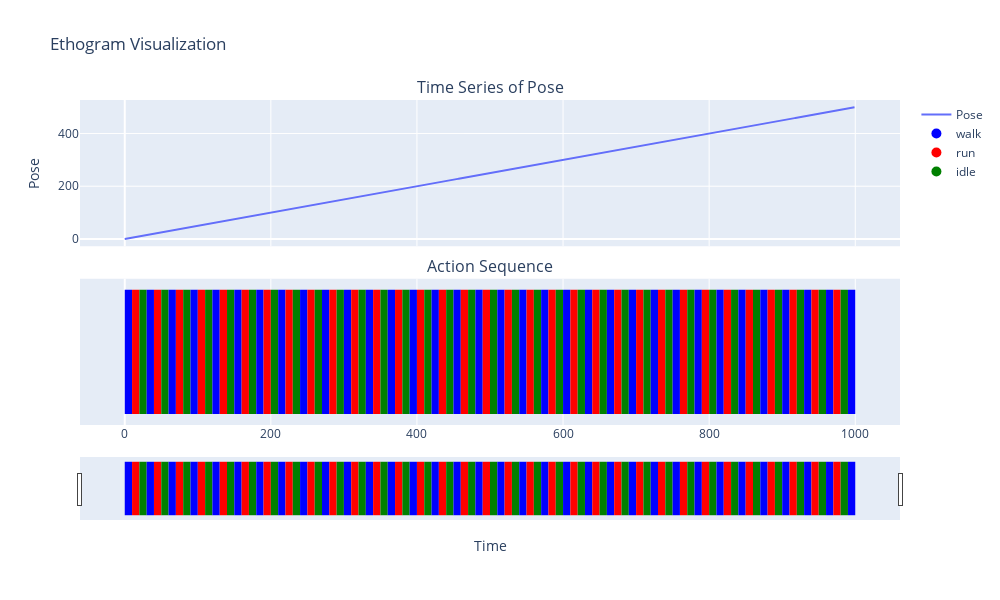

Source (notebook cell):
### Code cell
import plotly.graph_objects as go
from plotly.subplots import make_subplots

# Sample data
time = list(range(1000))
pose = [i * 0.5 for i in time]  # Example time series data for pose

# Action data
actions = ['walk', 'run', 'idle'] * (len(time) // 3 + 1)
action_times = [(i * 10, (i + 1) * 10) for i in range(len(time) // 10)]
action_colors = {
    'walk': 'blue',
    'run': 'red',
    'idle': 'green'
}

# Create subplots
fig = make_subplots(rows=2, cols=1, shared_xaxes=True, vertical_spacing=0.1,
                    subplot_titles=("Time Series of Pose", "Action Sequence"))

# Add time series to the top subplot
fig.add_trace(go.Scatter(x=time, y=pose, mode='lines', name='Pose'), row=1, col=1)

# Add dummy traces for legend
for action in action_colors.keys():
    fig.add_trace(go.Scatter(
        x=[None], y=[None], mode='markers',
        marker=dict(size=10, color=action_colors[action]),
        name=action
    ), row=2, col=1)

# Add action rectangles to the bottom subplot
for action, (start, end) in zip(actions, action_times):
    fig.add_trace(go.Scatter(
        x=[start, end, end, start, start],
        y=[0, 0, 1, 1, 0],
        fill="toself",
        fillcolor=action_colors[action],
        line=dict(color="rgba(0,0,0,0)"),
        showlegend=False,
        hoverinfo='none'
    ), row=2, col=1)

# Update layout for better visualization
fig.update_layout(height=600, width=1000, title_text="Ethogram Visualization",
                  xaxis2=dict(rangeslider=dict(visible=True),
                              type="linear"))

fig.update_yaxes(visible=False, row=2, col=1)  # Hide y-axis for the action subplot
fig.update_xaxes(title_text="Time", row=2, col=1)
fig.update_yaxes(title_text="Pose", row=1, col=1)

fig.show()

### Figure 1 — Plotly figure (JSON) as saved in the notebook; plotly's stock layout.template omitted (floating-point values rounded to 4 significant figures; data arrays with more than 128 entries replaced by an {"elided": "..."} marker saying what was removed)
{"data": [{"mode": "lines", "name": "Pose", "type": "scatter", "x": {"elided": "1000 int values"}, "xaxis": "x", "y": {"elided": "1000 float values"}, "yaxis": "y"}, {"marker": {"color": "blue", "size": 10}, "mode": "markers", "name": "walk", "type": "scatter", "x": [null], "xaxis": "x2", "y": [null], "yaxis": "y2"}, {"marker": {"color": "red", "size": 10}, "mode": "markers", "name": "run", "type": "scatter", "x": [null], "xaxis": "x2", "y": [null], "yaxis": "y2"}, {"marker": {"color": "green", "size": 10}, "mode": "markers", "name": "idle", "type": "scatter", "x": [null], "xaxis": "x2", "y": [null], "yaxis": "y2"}, {"fill": "toself", "fillcolor": "blue", "hoverinfo": "none", "line": {"color": "rgba(0,0,0,0)"}, "showlegend": false, "type": "scatter", "x": [0, 10, 10, 0, 0], "xaxis": "x2", "y": [0, 0, 1, 1, 0], "yaxis": "y2"}, {"fill": "toself", "fillcolor": "red", "hoverinfo": "none", "line": {"color": "rgba(0,0,0,0)"}, "showlegend": false, "type": "scatter", "x": [10, 20, 20, 10, 10], "xaxis": "x2", "y": [0, 0, 1, 1, 0], "yaxis": "y2"}, {"fill": "toself", "fillcolor": "green", "hoverinfo": "none", "line": {"color": "rgba(0,0,0,0)"}, "showlegend": false, "type": "scatter", "x": [20, 30, 30, 20, 20], "xaxis": "x2", "y": [0, 0, 1, 1, 0], "yaxis": "y2"}, {"fill": "toself", "fillcolor": "blue", "hoverinfo": "none", "line": {"color": "rgba(0,0,0,0)"}, "showlegend": false, "type": "scatter", "x": [30, 40, 40, 30, 30], "xaxis": "x2", "y": [0, 0, 1, 1, 0], "yaxis": "y2"}, {"fill": "toself", "fillcolor": "red", "hoverinfo": "none", "line": {"color": "rgba(0,0,0,0)"}, "showlegend": false, "type": "scatter", "x": [40, 50, 50, 40, 40], "xaxis": "x2", "y": [0, 0, 1, 1, 0], "yaxis": "y2"}, {"fill": "toself", "fillcolor": "green", "hoverinfo": "none", "line": {"color": "rgba(0,0,0,0)"}, "showlegend": false, "type": "scatter", "x": [50, 60, 60, 50, 50], "xaxis": "x2", "y": [0, 0, 1, 1, 0], "yaxis": "y2"}, {"fill": "toself", "fillcolor": "blue", "hoverinfo": "none", "line": {"color": "rgba(0,0,0,0)"}, "showlegend": false, "type": "scatter", "x": [60, 70, 70, 60, 60], "xaxis": "x2", "y": [0, 0, 1, 1, 0], "yaxis": "y2"}, {"fill": "toself", "fillcolor": "red", "hoverinfo": "none", "line": {"color": "rgba(0,0,0,0)"}, "showlegend": false, "type": "scatter", "x": [70, 80, 80, 70, 70], "xaxis": "x2", "y": [0, 0, 1, 1, 0], "yaxis": "y2"}, {"fill": "toself", "fillcolor": "green", "hoverinfo": "none", "line": {"color": "rgba(0,0,0,0)"}, "showlegend": false, "type": "scatter", "x": [80, 90, 90, 80, 80], "xaxis": "x2", "y": [0, 0, 1, 1, 0], "yaxis": "y2"}, {"fill": "toself", "fillcolor": "blue", "hoverinfo": "none", "line": {"color": "rgba(0,0,0,0)"}, "showlegend": false, "type": "scatter", "x": [90, 100, 100, 90, 90], "xaxis": "x2", "y": [0, 0, 1, 1, 0], "yaxis": "y2"}, {"fill": "toself", "fillcolor": "red", "hoverinfo": "none", "line": {"color": "rgba(0,0,0,0)"}, "showlegend": false, "type": "scatter", "x": [100, 110, 110, 100, 100], "xaxis": "x2", "y": [0, 0, 1, 1, 0], "yaxis": "y2"}, {"fill": "toself", "fillcolor": "green", "hoverinfo": "none", "line": {"color": "rgba(0,0,0,0)"}, "showlegend": false, "type": "scatter", "x": [110, 120, 120, 110, 110], "xaxis": "x2", "y": [0, 0, 1, 1, 0], "yaxis": "y2"}, {"fill": "toself", "fillcolor": "blue", "hoverinfo": "none", "line": {"color": "rgba(0,0,0,0)"}, "showlegend": false, "type": "scatter", "x": [120, 130, 130, 120, 120], "xaxis": "x2", "y": [0, 0, 1, 1, 0], "yaxis": "y2"}, {"fill": "toself", "fillcolor": "red", "hoverinfo": "none", "line": {"color": "rgba(0,0,0,0)"}, "showlegend": false, "type": "scatter", "x": [130, 140, 140, 130, 130], "xaxis": "x2", "y": [0, 0, 1, 1, 0], "yaxis": "y2"}, {"fill": "toself", "fillcolor": "green", "hoverinfo": "none", "line": {"color": "rgba(0,0,0,0)"}, "showlegend": false, "type": "scatter", "x": [140, 150, 150, 140, 140], "xaxis": "x2", "y": [0, 0, 1, 1, 0], "yaxis": "y2"}, {"fill": "toself", "fillcolor": "blue", "hoverinfo": "none", "line": {"color": "rgba(0,0,0,0)"}, "showlegend": false, "type": "scatter", "x": [150, 160, 160, 150, 150], "xaxis": "x2", "y": [0, 0, 1, 1, 0], "yaxis": "y2"}, {"fill": "toself", "fillcolor": "red", "hoverinfo": "none", "line": {"color": "rgba(0,0,0,0)"}, "showlegend": false, "type": "scatter", "x": [160, 170, 170, 160, 160], "xaxis": "x2", "y": [0, 0, 1, 1, 0], "yaxis": "y2"}, {"fill": "toself", "fillcolor": "green", "hoverinfo": "none", "line": {"color": "rgba(0,0,0,0)"}, "showlegend": false, "type": "scatter", "x": [170, 180, 180, 170, 170], "xaxis": "x2", "y": [0, 0, 1, 1, 0], "yaxis": "y2"}, {"fill": "toself", "fillcolor": "blue", "hoverinfo": "none", "line": {"color": "rgba(0,0,0,0)"}, "showlegend": false, "type": "scatter", "x": [180, 190, 190, 180, 180], "xaxis": "x2", "y": [0, 0, 1, 1, 0], "yaxis": "y2"}, {"fill": "toself", "fillcolor": "red", "hoverinfo": "none", "line": {"color": "rgba(0,0,0,0)"}, "showlegend": false, "type": "scatter", "x": [190, 200, 200, 190, 190], "xaxis": "x2", "y": [0, 0, 1, 1, 0], "yaxis": "y2"}, {"fill": "toself", "fillcolor": "green", "hoverinfo": "none", "line": {"color": "rgba(0,0,0,0)"}, "showlegend": false, "type": "scatter", "x": [200, 210, 210, 200, 200], "xaxis": "x2", "y": [0, 0, 1, 1, 0], "yaxis": "y2"}, {"fill": "toself", "fillcolor": "blue", "hoverinfo": "none", "line": {"color": "rgba(0,0,0,0)"}, "showlegend": false, "type": "scatter", "x": [210, 220, 220, 210, 210], "xaxis": "x2", "y": [0, 0, 1, 1, 0], "yaxis": "y2"}, {"fill": "toself", "fillcolor": "red", "hoverinfo": "none", "line": {"color": "rgba(0,0,0,0)"}, "showlegend": false, "type": "scatter", "x": [220, 230, 230, 220, 220], "xaxis": "x2", "y": [0, 0, 1, 1, 0], "yaxis": "y2"}, {"fill": "toself", "fillcolor": "green", "hoverinfo": "none", "line": {"color": "rgba(0,0,0,0)"}, "showlegend": false, "type": "scatter", "x": [230, 240, 240, 230, 230], "xaxis": "x2", "y": [0, 0, 1, 1, 0], "yaxis": "y2"}, {"fill": "toself", "fillcolor": "blue", "hoverinfo": "none", "line": {"color": "rgba(0,0,0,0)"}, "showlegend": false, "type": "scatter", "x": [240, 250, 250, 240, 240], "xaxis": "x2", "y": [0, 0, 1, 1, 0], "yaxis": "y2"}, {"fill": "toself", "fillcolor": "red", "hoverinfo": "none", "line": {"color": "rgba(0,0,0,0)"}, "showlegend": false, "type": "scatter", "x": [250, 260, 260, 250, 250], "xaxis": "x2", "y": [0, 0, 1, 1, 0], "yaxis": "y2"}, {"fill": "toself", "fillcolor": "green", "hoverinfo": "none", "line": {"color": "rgba(0,0,0,0)"}, "showlegend": false, "type": "scatter", "x": [260, 270, 270, 260, 260], "xaxis": "x2", "y": [0, 0, 1, 1, 0], "yaxis": "y2"}, {"fill": "toself", "fillcolor": "blue", "hoverinfo": "none", "line": {"color": "rgba(0,0,0,0)"}, "showlegend": false, "type": "scatter", "x": [270, 280, 280, 270, 270], "xaxis": "x2", "y": [0, 0, 1, 1, 0], "yaxis": "y2"}, {"fill": "toself", "fillcolor": "red", "hoverinfo": "none", "line": {"color": "rgba(0,0,0,0)"}, "showlegend": false, "type": "scatter", "x": [280, 290, 290, 280, 280], "xaxis": "x2", "y": [0, 0, 1, 1, 0], "yaxis": "y2"}, {"fill": "toself", "fillcolor": "green", "hoverinfo": "none", "line": {"color": "rgba(0,0,0,0)"}, "showlegend": false, "type": "scatter", "x": [290, 300, 300, 290, 290], "xaxis": "x2", "y": [0, 0, 1, 1, 0], "yaxis": "y2"}, {"fill": "toself", "fillcolor": "blue", "hoverinfo": "none", "line": {"color": "rgba(0,0,0,0)"}, "showlegend": false, "type": "scatter", "x": [300, 310, 310, 300, 300], "xaxis": "x2", "y": [0, 0, 1, 1, 0], "yaxis": "y2"}, {"fill": "toself", "fillcolor": "red", "hoverinfo": "none", "line": {"color": "rgba(0,0,0,0)"}, "showlegend": false, "type": "scatter", "x": [310, 320, 320, 310, 310], "xaxis": "x2", "y": [0, 0, 1, 1, 0], "yaxis": "y2"}, {"fill": "toself", "fillcolor": "green", "hoverinfo": "none", "line": {"color": "rgba(0,0,0,0)"}, "showlegend": false, "type": "scatter", "x": [320, 330, 330, 320, 320], "xaxis": "x2", "y": [0, 0, 1, 1, 0], "yaxis": "y2"}, {"fill": "toself", "fillcolor": "blue", "hoverinfo": "none", "line": {"color": "rgba(0,0,0,0)"}, "showlegend": false, "type": "scatter", "x": [330, 340, 340, 330, 330], "xaxis": "x2", "y": [0, 0, 1, 1, 0], "yaxis": "y2"}, {"fill": "toself", "fillcolor": "red", "hoverinfo": "none", "line": {"color": "rgba(0,0,0,0)"}, "showlegend": false, "type": "scatter", "x": [340, 350, 350, 340, 340], "xaxis": "x2", "y": [0, 0, 1, 1, 0], "yaxis": "y2"}, {"fill": "toself", "fillcolor": "green", "hoverinfo": "none", "line": {"color": "rgba(0,0,0,0)"}, "showlegend": false, "type": "scatter", "x": [350, 360, 360, 350, 350], "xaxis": "x2", "y": [0, 0, 1, 1, 0], "yaxis": "y2"}, {"fill": "toself", "fillcolor": "blue", "hoverinfo": "none", "line": {"color": "rgba(0,0,0,0)"}, "showlegend": false, "type": "scatter", "x": [360, 370, 370, 360, 360], "xaxis": "x2", "y": [0, 0, 1, 1, 0], "yaxis": "y2"}, {"fill": "toself", "fillcolor": "red", "hoverinfo": "none", "line": {"color": "rgba(0,0,0,0)"}, "showlegend": false, "type": "scatter", "x": [370, 380, 380, 370, 370], "xaxis": "x2", "y": [0, 0, 1, 1, 0], "yaxis": "y2"}, {"fill": "toself", "fillcolor": "green", "hoverinfo": "none", "line": {"color": "rgba(0,0,0,0)"}, "showlegend": false, "type": "scatter", "x": [380, 390, 390, 380, 380], "xaxis": "x2", "y": [0, 0, 1, 1, 0], "yaxis": "y2"}, {"fill": "toself", "fillcolor": "blue", "hoverinfo": "none", "line": {"color": "rgba(0,0,0,0)"}, "showlegend": false, "type": "scatter", "x": [390, 400, 400, 390, 390], "xaxis": "x2", "y": [0, 0, 1, 1, 0], "yaxis": "y2"}, {"fill": "toself", "fillcolor": "red", "hoverinfo": "none", "line": {"color": "rgba(0,0,0,0)"}, "showlegend": false, "type": "scatter", "x": [400, 410, 410, 400, 400], "xaxis": "x2", "y": [0, 0, 1, 1, 0], "yaxis": "y2"}, {"fill": "toself", "fillcolor": "green", "hoverinfo": "none", "line": {"color": "rgba(0,0,0,0)"}, "showlegend": false, "type": "scatter", "x": [410, 420, 420, 410, 410], "xaxis": "x2", "y": [0, 0, 1, 1, 0], "yaxis": "y2"}, {"fill": "toself", "fillcolor": "blue", "hoverinfo": "none", "line": {"color": "rgba(0,0,0,0)"}, "showlegend": false, "type": "scatter", "x": [420, 430, 430, 420, 420], "xaxis": "x2", "y": [0, 0, 1, 1, 0], "yaxis": "y2"}, {"fill": "toself", "fillcolor": "red", "hoverinfo": "none", "line": {"color": "rgba(0,0,0,0)"}, "showlegend": false, "type": "scatter", "x": [430, 440, 440, 430, 430], "xaxis": "x2", "y": [0, 0, 1, 1, 0], "yaxis": "y2"}, {"fill": "toself", "fillcolor": "green", "hoverinfo": "none", "line": {"color": "rgba(0,0,0,0)"}, "showlegend": false, "type": "scatter", "x": [440, 450, 450, 440, 440], "xaxis": "x2", "y": [0, 0, 1, 1, 0], "yaxis": "y2"}, {"fill": "toself", "fillcolor": "blue", "hoverinfo": "none", "line": {"color": "rgba(0,0,0,0)"}, "showlegend": false, "type": "scatter", "x": [450, 460, 460, 450, 450], "xaxis": "x2", "y": [0, 0, 1, 1, 0], "yaxis": "y2"}, {"fill": "toself", "fillcolor": "red", "hoverinfo": "none", "line": {"color": "rgba(0,0,0,0)"}, "showlegend": false, "type": "scatter", "x": [460, 470, 470, 460, 460], "xaxis": "x2", "y": [0, 0, 1, 1, 0], "yaxis": "y2"}, {"fill": "toself", "fillcolor": "green", "hoverinfo": "none", "line": {"color": "rgba(0,0,0,0)"}, "showlegend": false, "type": "scatter", "x": [470, 480, 480, 470, 470], "xaxis": "x2", "y": [0, 0, 1, 1, 0], "yaxis": "y2"}, {"fill": "toself", "fillcolor": "blue", "hoverinfo": "none", "line": {"color": "rgba(0,0,0,0)"}, "showlegend": false, "type": "scatter", "x": [480, 490, 490, 480, 480], "xaxis": "x2", "y": [0, 0, 1, 1, 0], "yaxis": "y2"}, {"fill": "toself", "fillcolor": "red", "hoverinfo": "none", "line": {"color": "rgba(0,0,0,0)"}, "showlegend": false, "type": "scatter", "x": [490, 500, 500, 490, 490], "xaxis": "x2", "y": [0, 0, 1, 1, 0], "yaxis": "y2"}, {"fill": "toself", "fillcolor": "green", "hoverinfo": "none", "line": {"color": "rgba(0,0,0,0)"}, "showlegend": false, "type": "scatter", "x": [500, 510, 510, 500, 500], "xaxis": "x2", "y": [0, 0, 1, 1, 0], "yaxis": "y2"}, {"fill": "toself", "fillcolor": "blue", "hoverinfo": "none", "line": {"color": "rgba(0,0,0,0)"}, "showlegend": false, "type": "scatter", "x": [510, 520, 520, 510, 510], "xaxis": "x2", "y": [0, 0, 1, 1, 0], "yaxis": "y2"}, {"fill": "toself", "fillcolor": "red", "hoverinfo": "none", "line": {"color": "rgba(0,0,0,0)"}, "showlegend": false, "type": "scatter", "x": [520, 530, 530, 520, 520], "xaxis": "x2", "y": [0, 0, 1, 1, 0], "yaxis": "y2"}, {"fill": "toself", "fillcolor": "green", "hoverinfo": "none", "line": {"color": "rgba(0,0,0,0)"}, "showlegend": false, "type": "scatter", "x": [530, 540, 540, 530, 530], "xaxis": "x2", "y": [0, 0, 1, 1, 0], "yaxis": "y2"}, {"fill": "toself", "fillcolor": "blue", "hoverinfo": "none", "line": {"color": "rgba(0,0,0,0)"}, "showlegend": false, "type": "scatter", "x": [540, 550, 550, 540, 540], "xaxis": "x2", "y": [0, 0, 1, 1, 0], "yaxis": "y2"}, {"fill": "toself", "fillcolor": "red", "hoverinfo": "none", "line": {"color": "rgba(0,0,0,0)"}, "showlegend": false, "type": "scatter", "x": [550, 560, 560, 550, 550], "xaxis": "x2", "y": [0, 0, 1, 1, 0], "yaxis": "y2"}, {"fill": "toself", "fillcolor": "green", "hoverinfo": "none", "line": {"color": "rgba(0,0,0,0)"}, "showlegend": false, "type": "scatter", "x": [560, 570, 570, 560, 560], "xaxis": "x2", "y": [0, 0, 1, 1, 0], "yaxis": "y2"}, {"fill": "toself", "fillcolor": "blue", "hoverinfo": "none", "line": {"color": "rgba(0,0,0,0)"}, "showlegend": false, "type": "scatter", "x": [570, 580, 580, 570, 570], "xaxis": "x2", "y": [0, 0, 1, 1, 0], "yaxis": "y2"}, {"fill": "toself", "fillcolor": "red", "hoverinfo": "none", "line": {"color": "rgba(0,0,0,0)"}, "showlegend": false, "type": "scatter", "x": [580, 590, 590, 580, 580], "xaxis": "x2", "y": [0, 0, 1, 1, 0], "yaxis": "y2"}, {"fill": "toself", "fillcolor": "green", "hoverinfo": "none", "line": {"color": "rgba(0,0,0,0)"}, "showlegend": false, "type": "scatter", "x": [590, 600, 600, 590, 590], "xaxis": "x2", "y": [0, 0, 1, 1, 0], "yaxis": "y2"}, {"fill": "toself", "fillcolor": "blue", "hoverinfo": "none", "line": {"color": "rgba(0,0,0,0)"}, "showlegend": false, "type": "scatter", "x": [600, 610, 610, 600, 600], "xaxis": "x2", "y": [0, 0, 1, 1, 0], "yaxis": "y2"}, {"fill": "toself", "fillcolor": "red", "hoverinfo": "none", "line": {"color": "rgba(0,0,0,0)"}, "showlegend": false, "type": "scatter", "x": [610, 620, 620, 610, 610], "xaxis": "x2", "y": [0, 0, 1, 1, 0], "yaxis": "y2"}, {"fill": "toself", "fillcolor": "green", "hoverinfo": "none", "line": {"color": "rgba(0,0,0,0)"}, "showlegend": false, "type": "scatter", "x": [620, 630, 630, 620, 620], "xaxis": "x2", "y": [0, 0, 1, 1, 0], "yaxis": "y2"}, {"fill": "toself", "fillcolor": "blue", "hoverinfo": "none", "line": {"color": "rgba(0,0,0,0)"}, "showlegend": false, "type": "scatter", "x": [630, 640, 640, 630, 630], "xaxis": "x2", "y": [0, 0, 1, 1, 0], "yaxis": "y2"}, {"fill": "toself", "fillcolor": "red", "hoverinfo": "none", "line": {"color": "rgba(0,0,0,0)"}, "showlegend": false, "type": "scatter", "x": [640, 650, 650, 640, 640], "xaxis": "x2", "y": [0, 0, 1, 1, 0], "yaxis": "y2"}, {"fill": "toself", "fillcolor": "green", "hoverinfo": "none", "line": {"color": "rgba(0,0,0,0)"}, "showlegend": false, "type": "scatter", "x": [650, 660, 660, 650, 650], "xaxis": "x2", "y": [0, 0, 1, 1, 0], "yaxis": "y2"}, {"fill": "toself", "fillcolor": "blue", "hoverinfo": "none", "line": {"color": "rgba(0,0,0,0)"}, "showlegend": false, "type": "scatter", "x": [660, 670, 670, 660, 660], "xaxis": "x2", "y": [0, 0, 1, 1, 0], "yaxis": "y2"}, {"fill": "toself", "fillcolor": "red", "hoverinfo": "none", "line": {"color": "rgba(0,0,0,0)"}, "showlegend": false, "type": "scatter", "x": [670, 680, 680, 670, 670], "xaxis": "x2", "y": [0, 0, 1, 1, 0], "yaxis": "y2"}, {"fill": "toself", "fillcolor": "green", "hoverinfo": "none", "line": {"color": "rgba(0,0,0,0)"}, "showlegend": false, "type": "scatter", "x": [680, 690, 690, 680, 680], "xaxis": "x2", "y": [0, 0, 1, 1, 0], "yaxis": "y2"}, {"fill": "toself", "fillcolor": "blue", "hoverinfo": "none", "line": {"color": "rgba(0,0,0,0)"}, "showlegend": false, "type": "scatter", "x": [690, 700, 700, 690, 690], "xaxis": "x2", "y": [0, 0, 1, 1, 0], "yaxis": "y2"}, {"fill": "toself", "fillcolor": "red", "hoverinfo": "none", "line": {"color": "rgba(0,0,0,0)"}, "showlegend": false, "type": "scatter", "x": [700, 710, 710, 700, 700], "xaxis": "x2", "y": [0, 0, 1, 1, 0], "yaxis": "y2"}, {"fill": "toself", "fillcolor": "green", "hoverinfo": "none", "line": {"color": "rgba(0,0,0,0)"}, "showlegend": false, "type": "scatter", "x": [710, 720, 720, 710, 710], "xaxis": "x2", "y": [0, 0, 1, 1, 0], "yaxis": "y2"}, {"fill": "toself", "fillcolor": "blue", "hoverinfo": "none", "line": {"color": "rgba(0,0,0,0)"}, "showlegend": false, "type": "scatter", "x": [720, 730, 730, 720, 720], "xaxis": "x2", "y": [0, 0, 1, 1, 0], "yaxis": "y2"}, {"fill": "toself", "fillcolor": "red", "hoverinfo": "none", "line": {"color": "rgba(0,0,0,0)"}, "showlegend": false, "type": "scatter", "x": [730, 740, 740, 730, 730], "xaxis": "x2", "y": [0, 0, 1, 1, 0], "yaxis": "y2"}, {"fill": "toself", "fillcolor": "green", "hoverinfo": "none", "line": {"color": "rgba(0,0,0,0)"}, "showlegend": false, "type": "scatter", "x": [740, 750, 750, 740, 740], "xaxis": "x2", "y": [0, 0, 1, 1, 0], "yaxis": "y2"}, {"fill": "toself", "fillcolor": "blue", "hoverinfo": "none", "line": {"color": "rgba(0,0,0,0)"}, "showlegend": false, "type": "scatter", "x": [750, 760, 760, 750, 750], "xaxis": "x2", "y": [0, 0, 1, 1, 0], "yaxis": "y2"}, {"fill": "toself", "fillcolor": "red", "hoverinfo": "none", "line": {"color": "rgba(0,0,0,0)"}, "showlegend": false, "type": "scatter", "x": [760, 770, 770, 760, 760], "xaxis": "x2", "y": [0, 0, 1, 1, 0], "yaxis": "y2"}, {"fill": "toself", "fillcolor": "green", "hoverinfo": "none", "line": {"color": "rgba(0,0,0,0)"}, "showlegend": false, "type": "scatter", "x": [770, 780, 780, 770, 770], "xaxis": "x2", "y": [0, 0, 1, 1, 0], "yaxis": "y2"}, {"fill": "toself", "fillcolor": "blue", "hoverinfo": "none", "line": {"color": "rgba(0,0,0,0)"}, "showlegend": false, "type": "scatter", "x": [780, 790, 790, 780, 780], "xaxis": "x2", "y": [0, 0, 1, 1, 0], "yaxis": "y2"}, {"fill": "toself", "fillcolor": "red", "hoverinfo": "none", "line": {"color": "rgba(0,0,0,0)"}, "showlegend": false, "type": "scatter", "x": [790, 800, 800, 790, 790], "xaxis": "x2", "y": [0, 0, 1, 1, 0], "yaxis": "y2"}, {"fill": "toself", "fillcolor": "green", "hoverinfo": "none", "line": {"color": "rgba(0,0,0,0)"}, "showlegend": false, "type": "scatter", "x": [800, 810, 810, 800, 800], "xaxis": "x2", "y": [0, 0, 1, 1, 0], "yaxis": "y2"}, {"fill": "toself", "fillcolor": "blue", "hoverinfo": "none", "line": {"color": "rgba(0,0,0,0)"}, "showlegend": false, "type": "scatter", "x": [810, 820, 820, 810, 810], "xaxis": "x2", "y": [0, 0, 1, 1, 0], "yaxis": "y2"}, {"fill": "toself", "fillcolor": "red", "hoverinfo": "none", "line": {"color": "rgba(0,0,0,0)"}, "showlegend": false, "type": "scatter", "x": [820, 830, 830, 820, 820], "xaxis": "x2", "y": [0, 0, 1, 1, 0], "yaxis": "y2"}, {"fill": "toself", "fillcolor": "green", "hoverinfo": "none", "line": {"color": "rgba(0,0,0,0)"}, "showlegend": false, "type": "scatter", "x": [830, 840, 840, 830, 830], "xaxis": "x2", "y": [0, 0, 1, 1, 0], "yaxis": "y2"}, {"fill": "toself", "fillcolor": "blue", "hoverinfo": "none", "line": {"color": "rgba(0,0,0,0)"}, "showlegend": false, "type": "scatter", "x": [840, 850, 850, 840, 840], "xaxis": "x2", "y": [0, 0, 1, 1, 0], "yaxis": "y2"}, {"fill": "toself", "fillcolor": "red", "hoverinfo": "none", "line": {"color": "rgba(0,0,0,0)"}, "showlegend": false, "type": "scatter", "x": [850, 860, 860, 850, 850], "xaxis": "x2", "y": [0, 0, 1, 1, 0], "yaxis": "y2"}, {"fill": "toself", "fillcolor": "green", "hoverinfo": "none", "line": {"color": "rgba(0,0,0,0)"}, "showlegend": false, "type": "scatter", "x": [860, 870, 870, 860, 860], "xaxis": "x2", "y": [0, 0, 1, 1, 0], "yaxis": "y2"}, {"fill": "toself", "fillcolor": "blue", "hoverinfo": "none", "line": {"color": "rgba(0,0,0,0)"}, "showlegend": false, "type": "scatter", "x": [870, 880, 880, 870, 870], "xaxis": "x2", "y": [0, 0, 1, 1, 0], "yaxis": "y2"}, {"fill": "toself", "fillcolor": "red", "hoverinfo": "none", "line": {"color": "rgba(0,0,0,0)"}, "showlegend": false, "type": "scatter", "x": [880, 890, 890, 880, 880], "xaxis": "x2", "y": [0, 0, 1, 1, 0], "yaxis": "y2"}, {"fill": "toself", "fillcolor": "green", "hoverinfo": "none", "line": {"color": "rgba(0,0,0,0)"}, "showlegend": false, "type": "scatter", "x": [890, 900, 900, 890, 890], "xaxis": "x2", "y": [0, 0, 1, 1, 0], "yaxis": "y2"}, {"fill": "toself", "fillcolor": "blue", "hoverinfo": "none", "line": {"color": "rgba(0,0,0,0)"}, "showlegend": false, "type": "scatter", "x": [900, 910, 910, 900, 900], "xaxis": "x2", "y": [0, 0, 1, 1, 0], "yaxis": "y2"}, {"fill": "toself", "fillcolor": "red", "hoverinfo": "none", "line": {"color": "rgba(0,0,0,0)"}, "showlegend": false, "type": "scatter", "x": [910, 920, 920, 910, 910], "xaxis": "x2", "y": [0, 0, 1, 1, 0], "yaxis": "y2"}, {"fill": "toself", "fillcolor": "green", "hoverinfo": "none", "line": {"color": "rgba(0,0,0,0)"}, "showlegend": false, "type": "scatter", "x": [920, 930, 930, 920, 920], "xaxis": "x2", "y": [0, 0, 1, 1, 0], "yaxis": "y2"}, {"fill": "toself", "fillcolor": "blue", "hoverinfo": "none", "line": {"color": "rgba(0,0,0,0)"}, "showlegend": false, "type": "scatter", "x": [930, 940, 940, 930, 930], "xaxis": "x2", "y": [0, 0, 1, 1, 0], "yaxis": "y2"}, {"fill": "toself", "fillcolor": "red", "hoverinfo": "none", "line": {"color": "rgba(0,0,0,0)"}, "showlegend": false, "type": "scatter", "x": [940, 950, 950, 940, 940], "xaxis": "x2", "y": [0, 0, 1, 1, 0], "yaxis": "y2"}, {"fill": "toself", "fillcolor": "green", "hoverinfo": "none", "line": {"color": "rgba(0,0,0,0)"}, "showlegend": false, "type": "scatter", "x": [950, 960, 960, 950, 950], "xaxis": "x2", "y": [0, 0, 1, 1, 0], "yaxis": "y2"}, {"fill": "toself", "fillcolor": "blue", "hoverinfo": "none", "line": {"color": "rgba(0,0,0,0)"}, "showlegend": false, "type": "scatter", "x": [960, 970, 970, 960, 960], "xaxis": "x2", "y": [0, 0, 1, 1, 0], "yaxis": "y2"}, {"fill": "toself", "fillcolor": "red", "hoverinfo": "none", "line": {"color": "rgba(0,0,0,0)"}, "showlegend": false, "type": "scatter", "x": [970, 980, 980, 970, 970], "xaxis": "x2", "y": [0, 0, 1, 1, 0], "yaxis": "y2"}, {"fill": "toself", "fillcolor": "green", "hoverinfo": "none", "line": {"color": "rgba(0,0,0,0)"}, "showlegend": false, "type": "scatter", "x": [980, 990, 990, 980, 980], "xaxis": "x2", "y": [0, 0, 1, 1, 0], "yaxis": "y2"}, {"fill": "toself", "fillcolor": "blue", "hoverinfo": "none", "line": {"color": "rgba(0,0,0,0)"}, "showlegend": false, "type": "scatter", "x": [990, 1000, 1000, 990, 990], "xaxis": "x2", "y": [0, 0, 1, 1, 0], "yaxis": "y2"}], "layout": {"annotations": [{"font": {"size": 16}, "showarrow": false, "text": "Time Series of Pose", "x": 0.5, "xanchor": "center", "xref": "paper", "y": 1, "yanchor": "bottom", "yref": "paper"}, {"font": {"size": 16}, "showarrow": false, "text": "Action Sequence", "x": 0.5, "xanchor": "center", "xref": "paper", "y": 0.45, "yanchor": "bottom", "yref": "paper"}], "height": 600, "title": {"text": "Ethogram Visualization"}, "width": 1000, "xaxis": {"anchor": "y", "domain": [0, 1], "matches": "x2", "showticklabels": false}, "xaxis2": {"anchor": "y2", "domain": [0, 1], "rangeslider": {"visible": true}, "title": {"text": "Time"}, "type": "linear"}, "yaxis": {"anchor": "x", "domain": [0.55, 1], "title": {"text": "Pose"}}, "yaxis2": {"anchor": "x2", "domain": [0, 0.45], "visible": false}}}
